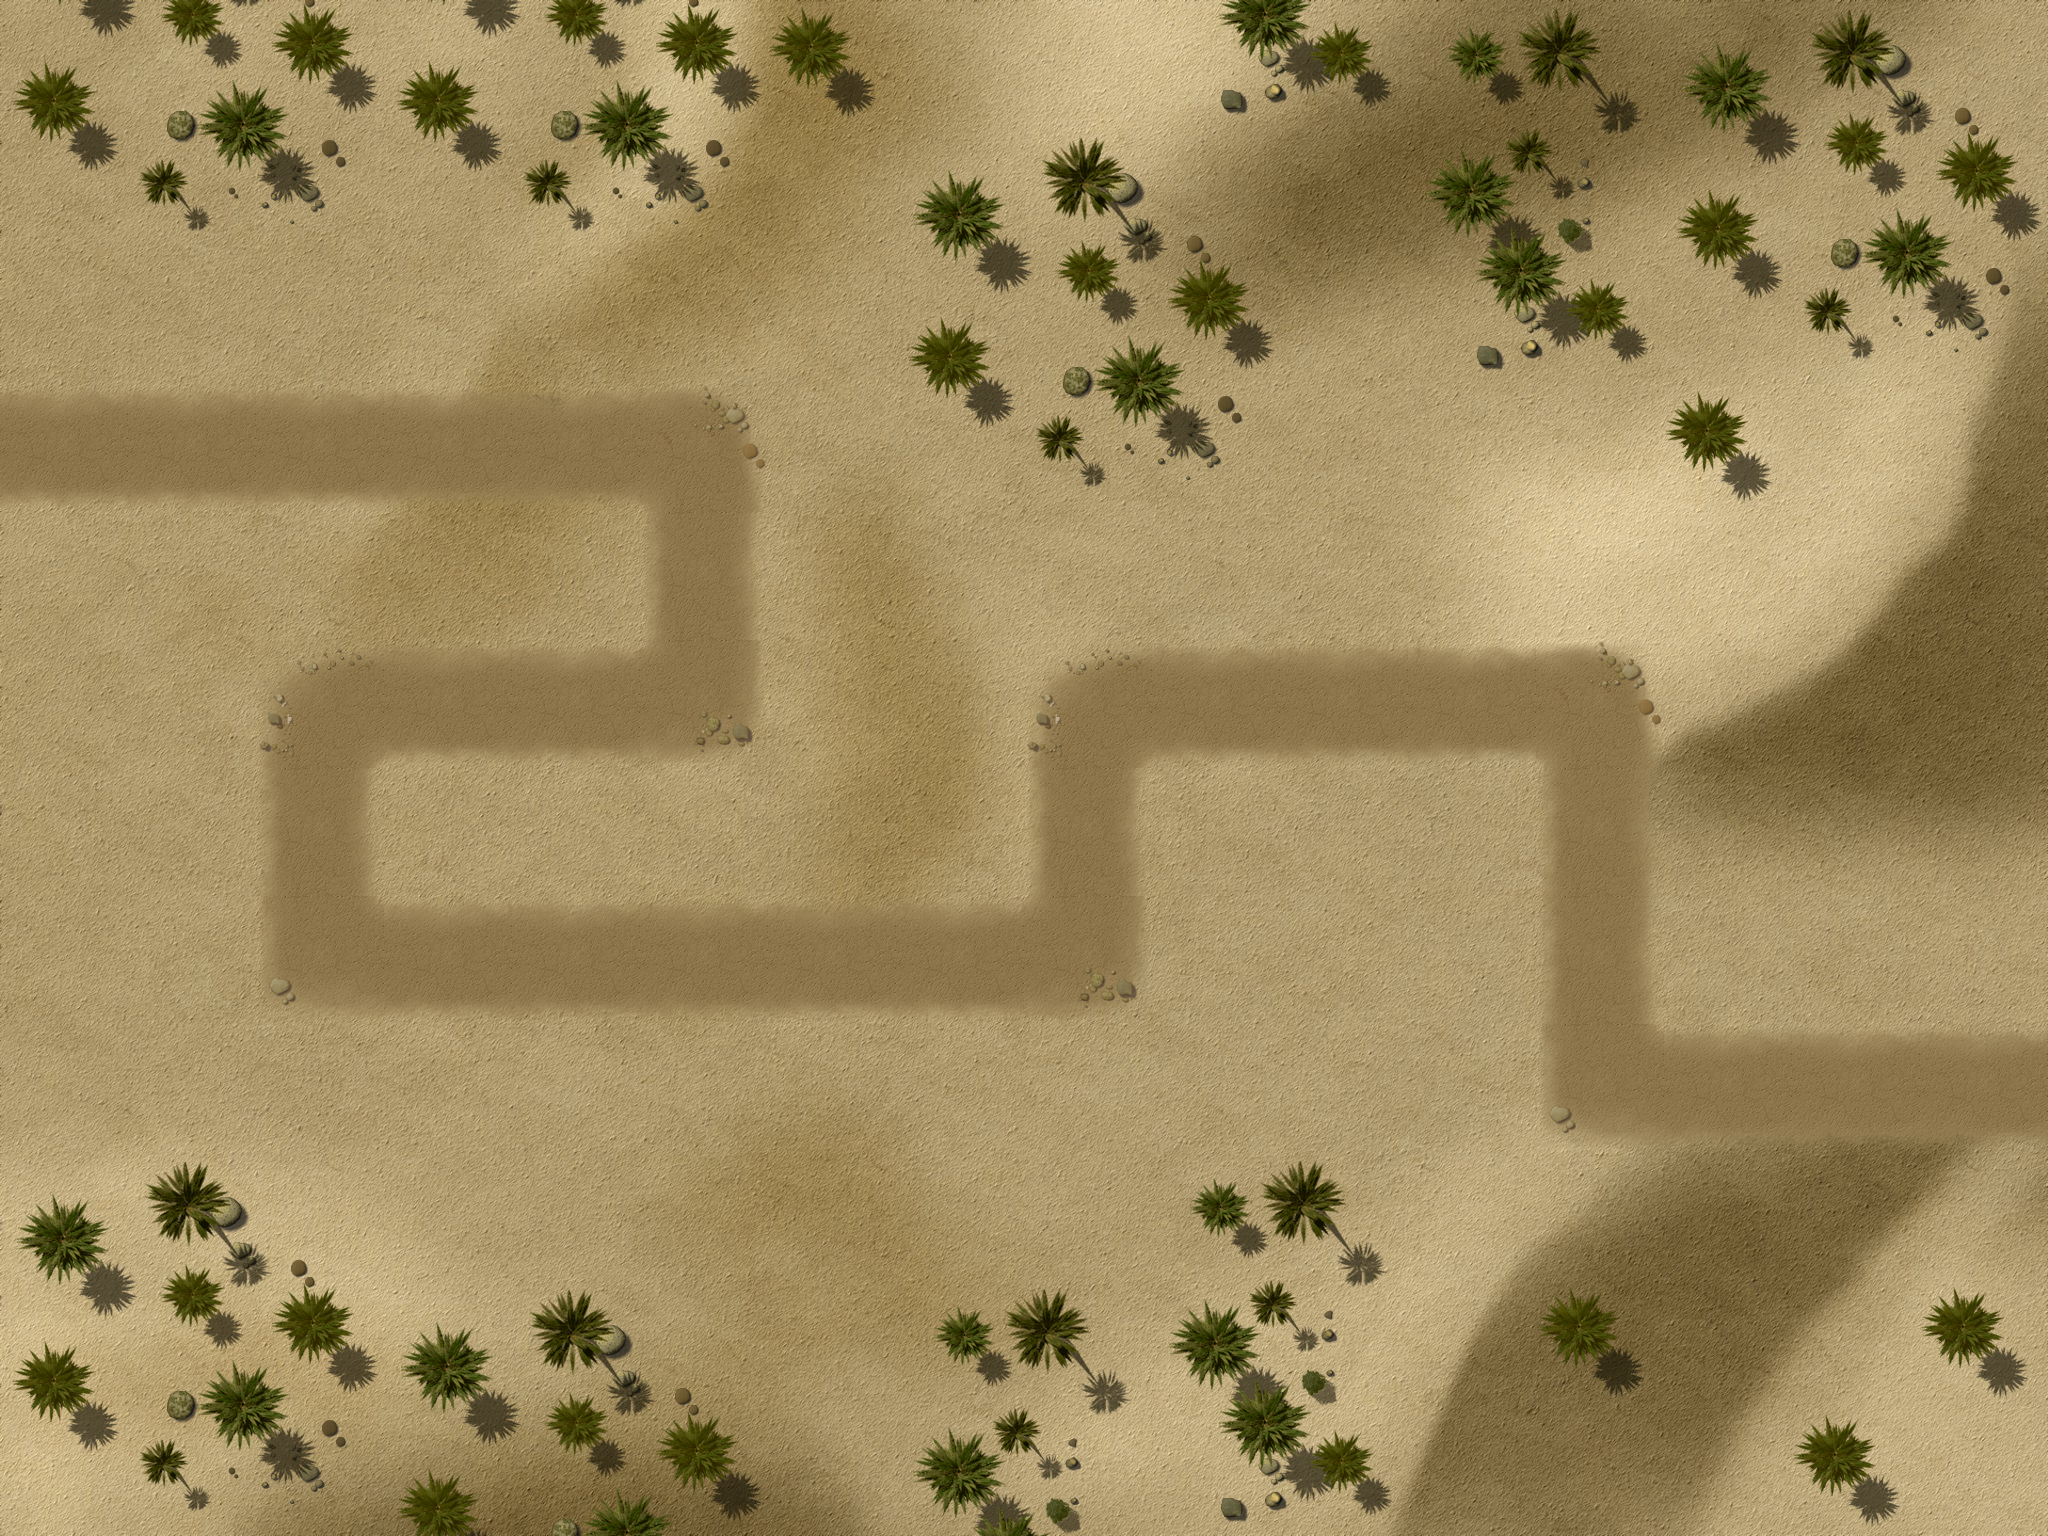

This is a level from a 2D game, rendered from its Tiled map with the project's own tilesets. A one-line summary and the map file follow, with tile-layer data summarised:
An orthogonal 16x12 tile map with 128x128 px tiles, 4 tile layers (Ground, Objects1, Objects2, Path), 1 hidden layer not drawn, 3 tilesets and 23 objects.

<map version="1.0" orientation="orthogonal" width="16" height="12" tilewidth="128" tileheight="128">
 <properties>
<property name="wave01" value="10,10,10,10,10,10,10,10,1,1,1,2,2,4,4,4,10,10,10,10,4,10,2,1,1,10,10,10,10,4,4,2,10,1,1,1,1" />
<property name="wave02" value="4,2,4,2,4,2,1,2,1,4,10,10,10,10,10,10,4,4,4,2,4,10,10,10,1,1,10,1,10,10,1" />
<property name="wave03" value="10,10,10,3,10,10,2,2,4,4,1,4,1,1,1,1,1,1,10,10,10,10,10,1,1,1,2,1,2,1,2,4" />
<property name="wave04" value="1,1,1,1,10,10,10,2,4,2,4,1,1,1,10,10,10,10,1,1,1,2,2,4,4,2,1,1,1,1,1,10,10,10" />
<property name="wave05" value="1,1,10,10,10,10,10,10,2,10,10,1,1,4,2,4,1,1,1,1,1,4,2,10,10,10,10" />
<property name="wave06" value="10,10,10,10,10,2,10,1,3,1,4,2,4,1,10,10,10,10,10,10,4,2,1,1,1,9" />
<property name="wave07" value="1,1,1,1,10,10,10,1,10,10,10,1,1,1,1,1,1,10,10,10,10,1,1,1,1,1" />
<property name="wave08" value="1,1,1,4,1,1,4,1,1,4,1,1,1,4,1,1,4,1,1,1,4,1,1,1,1,1,1,1" />
<property name="wave09" value="4,4,4,2,2,4,1,4,2,1,1,1,1,1,4,1,4,4,1,1,1,2,1,1,1" />
<property name="wave10" value="10,10,10,1,10,1,1,4,100,10,4,10,10,10,1,1,1,4,1,4,1,2" />
<property name="wave11" value="5,5,5,1,1,1,10,10,10,10,10,5,10,10,10,3,5,5,5,10,10,10,10,1,1,5,5,5,10,10,10,10,5,2,1" />
<property name="wave12" value="10,10,10,3,10,10,10,10,3,10,10,10,10,10,10,10,10,4,4,4,4,1,1,1,10,10,10,10,10,10,10,10" />
<property name="wave13" value="2,2,10,10,10,10,10,10,10,3,10,10,10,2,10,3,10,2,2,10,10,10,2,2,10,10" />
<property name="wave14" value="1,1,1,2,4,2,4,1,1,1,1,1,1,4,2,1,1,1,2,2,2,4,4,1,2,1,2,1" />
<property name="wave15" value="5,5,4,1,4,4,1,1,1,1,10,10,10,10,10,10,10,10,10,10,3,5,5,5,2,2,1,1,1,1,2" />
 </properties>
 <tileset firstgid="1" name="ground" tilewidth="128" tileheight="128">
  <image source="tilesWorld1.png" width="2048" height="2048" />
 </tileset>
 <tileset firstgid="257" name="path" tilewidth="128" tileheight="128">
  <image source="path02.png" width="512" height="512" />
 </tileset>
 <tileset firstgid="273" source="ground2.tsx" />
 <layer name="Ground" width="16" height="12">
  <data>[192 cells, 1 non-empty, 1 distinct tile ids]</data>
 </layer>
 <layer name="Objects1" width="16" height="12">
  <data>[192 cells, 2 non-empty, 2 distinct tile ids]</data>
 </layer>
 <layer name="Objects2" width="16" height="12">
  <data>[192 cells, 68 non-empty, 16 distinct tile ids]</data>
 </layer>
 <objectgroup name="Objects3" width="16" height="12">
  <object gid="212" x="750" y="1360" />
  <object gid="212" x="710" y="1468" />
  <object gid="214" x="32" y="364" />
  <object gid="215" x="1674" y="786" />
  <object gid="215" x="1356" y="396" />
  <object gid="228" x="1366" y="1492" />
  <object gid="228" x="1580" y="1592" />
  <object gid="228" x="1654" y="1424" />
  <object gid="71" x="1408" y="512" />
  <object gid="71" x="384" y="256" />
 </objectgroup>
 <layer name="Path" width="16" height="12">
  <data>[192 cells, 31 non-empty, 6 distinct tile ids]</data>
 </layer>
 <objectgroup name="Locked" width="16" height="12" visible="0">
  <object x="2432" y="256" />
  <object x="0" y="0" width="2048" height="256" />
  <object x="0" y="1280" width="2048" height="256" />
  <object x="0" y="256" width="128" height="1024" />
  <object x="1920" y="256" width="128" height="1024" />
  <object x="896" y="256" width="1024" height="128" />
  <object x="1152" y="384" width="128" height="128" />
  <object x="1408" y="384" width="512" height="128" />
  <object x="1792" y="512" width="128" height="256" />
  <object x="384" y="1152" width="256" height="128" />
  <object x="768" y="1152" width="128" height="128" />
  <object x="1024" y="1152" width="256" height="128" />
 </objectgroup>
 <objectgroup name="Waypoints" width="16" height="12">
  <object x="0" y="512">
   <polyline points="-159,-64 706,-68 702,183 325,191 322,445 1077,444 1084,190 1599,201 1603,567 2210,566" />
  </object>
 </objectgroup>
 <layer name="blendAdd" width="16" height="12" visible="0">
  <data>[192 cells, 0 non-empty, 0 distinct tile ids]</data>
 </layer>
</map>